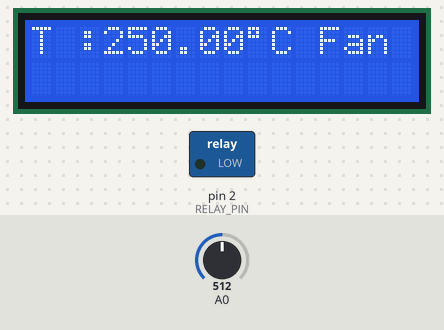
Bench run of a sketch on a simulated Arduino Uno, built with avr-gcc and run on an emulated ATmega328P. On the bench: 16×2 character LCD, switched loads named in the sketch (green lamp = pin HIGH). Inputs (shaded band) come from the test bench; at power-on: A0 = 512. What the sketch prints to the serial monitor is not drawn.

Above: at 6.8 s.
6.9 s: A0 set to 222
At 9.2 s:
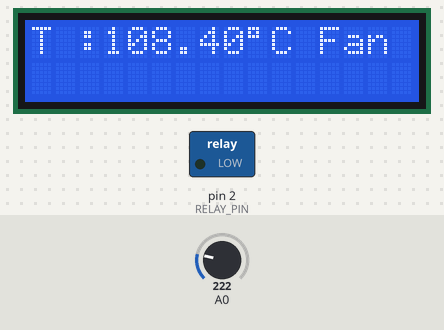
9.7 s: A0 set to 195
At 12.6 s:
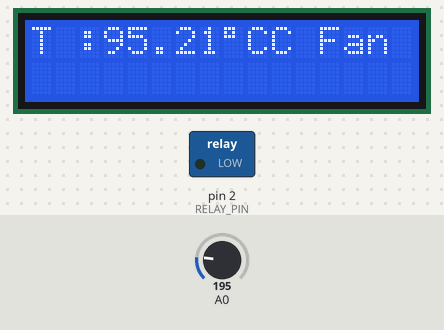
12.7 s: A0 set to 63
At 15.3 s:
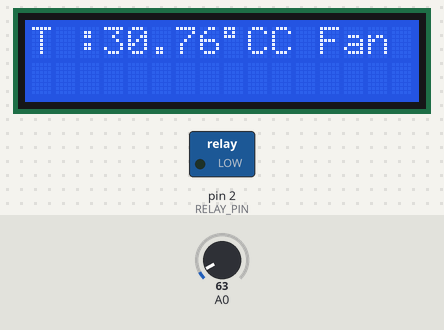
15.7 s: A0 set to 54
At 17.7 s:
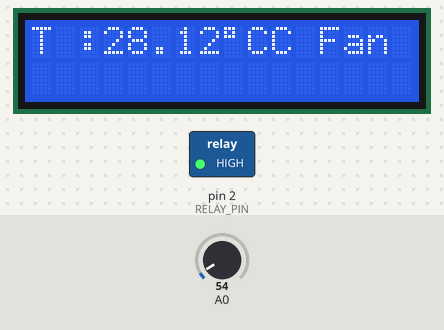
18.7 s: A0 set to 23
At 21.4 s:
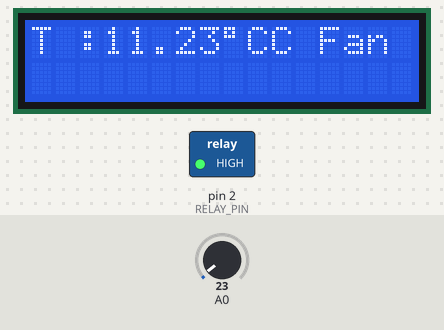
21.7 s: A0 set to 18
At 23.7 s:
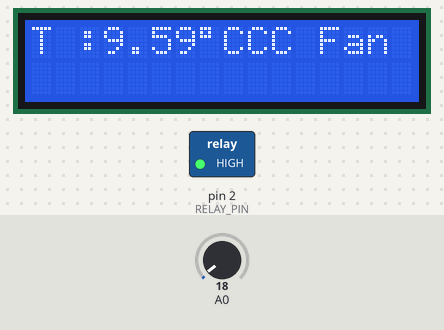
Timing chart, 0 to 25.2 s (numbered marks = the images above; inputs shaded):
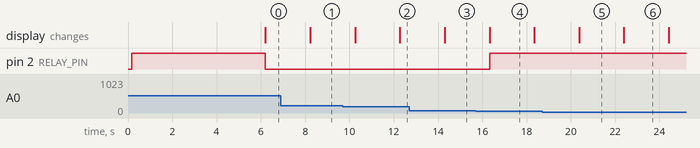

Measured:
- the behaviour switches between 205 and 204 on A0 (found by bisection; images 1 and 2)
- the behaviour switches between 60 and 59 on A0 (found by bisection; images 3 and 4)
- the behaviour switches between 21 and 20 on A0 (found by bisection; images 5 and 6)
- after the input at 6.9 s, the display: changes after 1.3 s (image 1)
- after the input at 9.7 s, the display: first changes after 0.55 s (image 2 shows a later state)
- after the input at 12.7 s, the display: changes after 1.6 s (image 3)
- after the input at 15.7 s, pin 2 (RELAY_PIN): LOW → HIGH after 0.63 s; the display: changes after 0.63 s (image 4)
- after the input at 18.7 s, the display: changes after 1.7 s (image 5)
- after the input at 21.7 s, the display: changes after 0.70 s (image 6)

The sketch:

code.ino
```cpp
#include <Wire.h>
#include <LiquidCrystal_I2C.h>

LiquidCrystal_I2C lcd(0x27, 16, 2); // Initialize LCD
#define RELAY_PIN 2                 // Relay connected to pin 2

float temp;
float sum = 0;                      // Variable to store the sum of readings
const int numReadings = 100;        // Number of readings to average
const float threshold = 29.20;      // Temperature threshold for relay activation

void setup() {
  Serial.begin(9600);
  lcd.init();
  lcd.backlight();
  lcd.print("Temp. Based Fan");

  pinMode(RELAY_PIN, OUTPUT);
  delay(100);                       // Set relay pin as output
  digitalWrite(RELAY_PIN, HIGH);    // Ensure relay is OFF initially

  delay(5000);                      // Hold the initial message for 5 seconds
}

void loop() {
  sum = 0; // Reset sum for each set of readings

  // Take 100 readings and calculate the sum
  for (int i = 0; i < numReadings; i++) {
    temp = analogRead(A0);                   // Read analog value
    temp = temp * 0.48828125;                // Convert ADC value to temperature
    sum += temp;                             // Accumulate readings
    delay(10);                               // Small delay between readings
  }

  // Calculate average temperature
  float avgTemp = sum / numReadings;
  //avgTemp = avgTemp - 1;                    // Adjust temperature reading

  // Print the average temperature to the Serial Monitor
  Serial.print("Average Temperature: ");
  Serial.print(avgTemp);
  Serial.println("°C");

  // Display the temperature on the LCD
  lcd.setCursor(0, 0);
  lcd.print("T :");
  lcd.print(avgTemp);
  lcd.print((char)223);                     // Degree symbol
  lcd.print("C");

  // Control relay based on the temperature threshold
  if (avgTemp > threshold) {
    digitalWrite(RELAY_PIN, LOW);           // Turn relay ON
  } else {
    digitalWrite(RELAY_PIN, HIGH);          // Turn relay OFF
  }

  delay(1000);                              // Wait before the next set of readings
}
```
